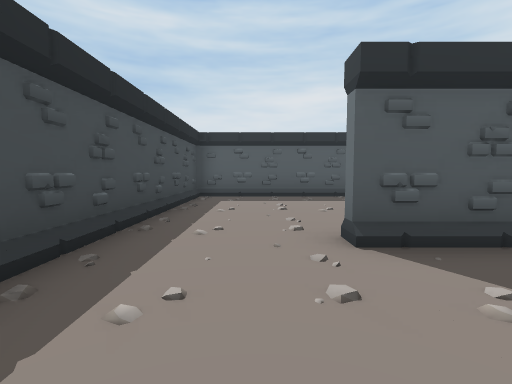
View 1 (above)

12 first-person views from a walk through a Unity game level. The camera is 1.5 m above the floor, tilts 4° down and sees 85° across. The floor is counted in squares, 2 m on a side. Each view is taken from the middle of a square. On the plan, view 1 faces up. The plan holds only what a view shows up to about 10 squares ahead; the rest is blank.

View 2
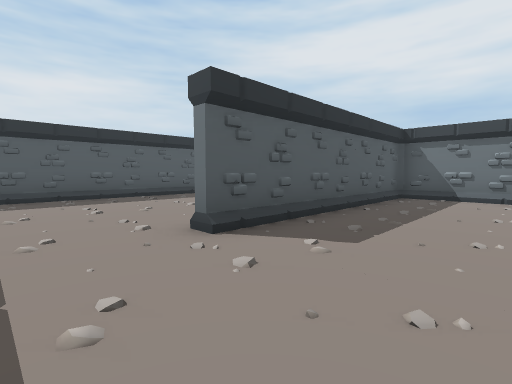

View 3
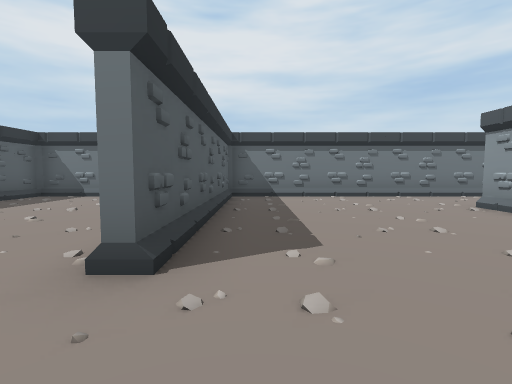

View 4
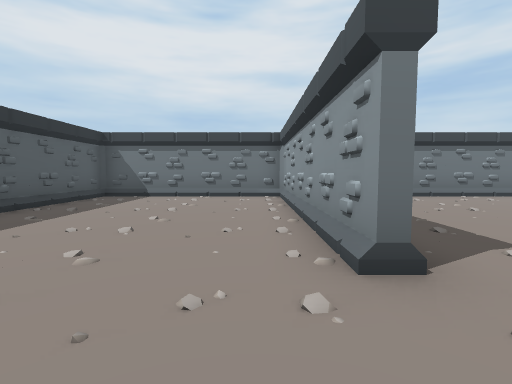

View 5
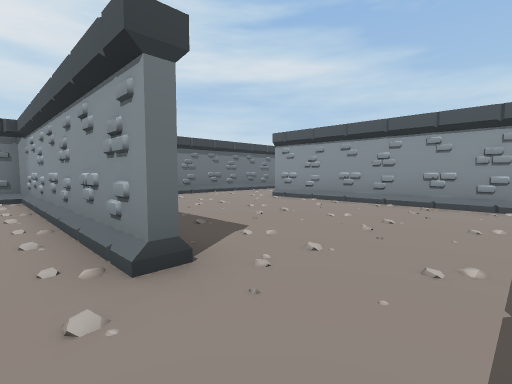

View 6
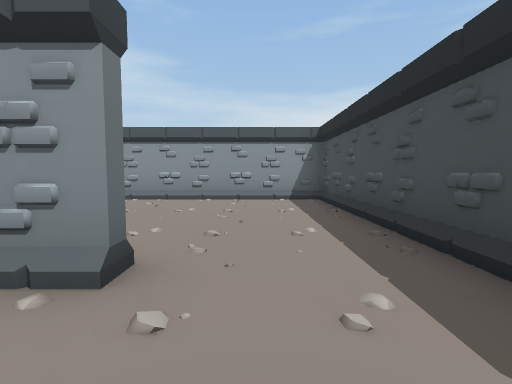

View 7
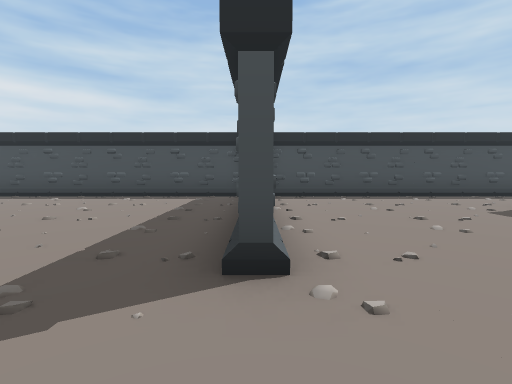

View 8
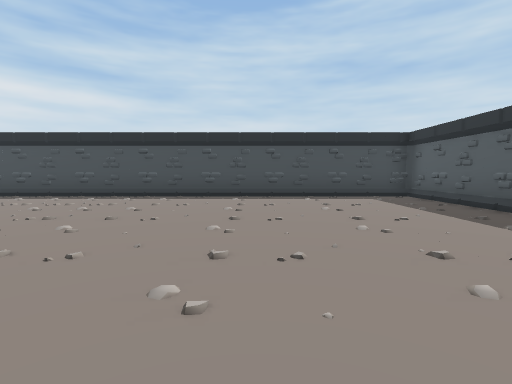

View 9
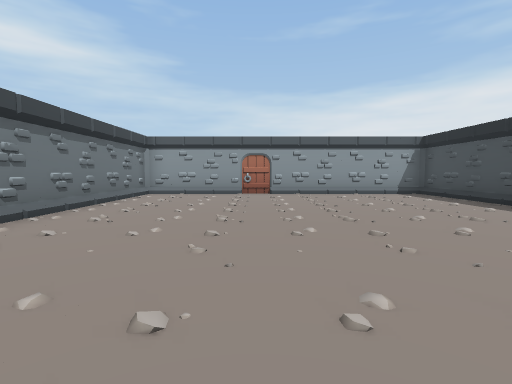

View 10
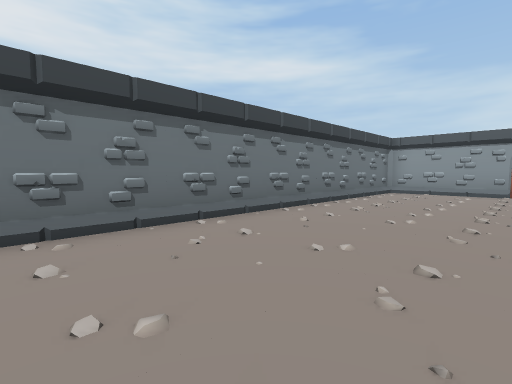

View 11
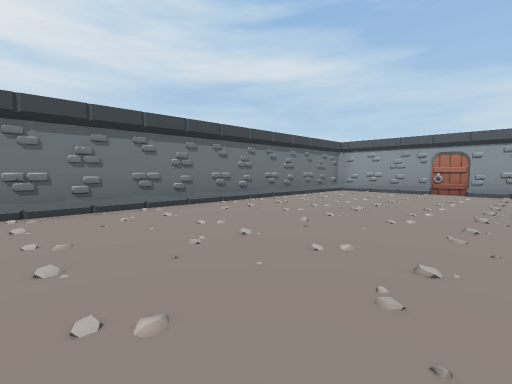

View 12
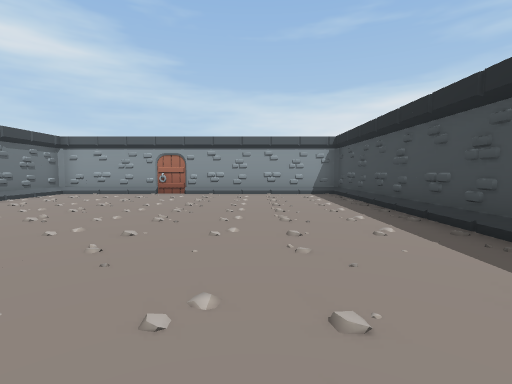

### Floor plan
Ten units are one square. View 1 is at (0, 0); x grows to the right and y downward. Boxes are objects, and circles mark ways between rooms. Rooms are numbered by the first view taken in them; rooms with no view inside come last. Other rooms are left out.
<svg viewBox="-24 -94 108 268">
<path fill="none" stroke="#000" d="M9 -31 79 -31 79 -89 -19 -89 -19 29 50 29M79 25 79 -29 10 -29M19 31 -19 31 -19 169 79 169 79 25M50 29 50 32"/>
<circle cx="65" cy="30" r="3" fill="#2a7"/>
<text x="30" y="-40">1</text>
<text x="30" y="100">2</text>
</svg>
Room 1 opens to room 2.

Where each view was taken, in squares from view 1:
view 1: 0 up, 0 right, facing up
view 2: 0 up, 1 left, facing up-right
view 3: 2 up, 1 left, facing right
view 4: 4 up, 1 left, facing right
view 5: 4 up, 1 left, facing down-right
view 6: 5 up, 0 right, facing down
view 7: 3 down, 7 right, facing left
view 8: 8 down, 7 right, facing left
view 9: 7 down, 4 right, facing down
view 10: 6 down, 4 right, facing down-right
view 11: 6 down, 2 right, facing down-right
view 12: 7 down, 1 right, facing down
